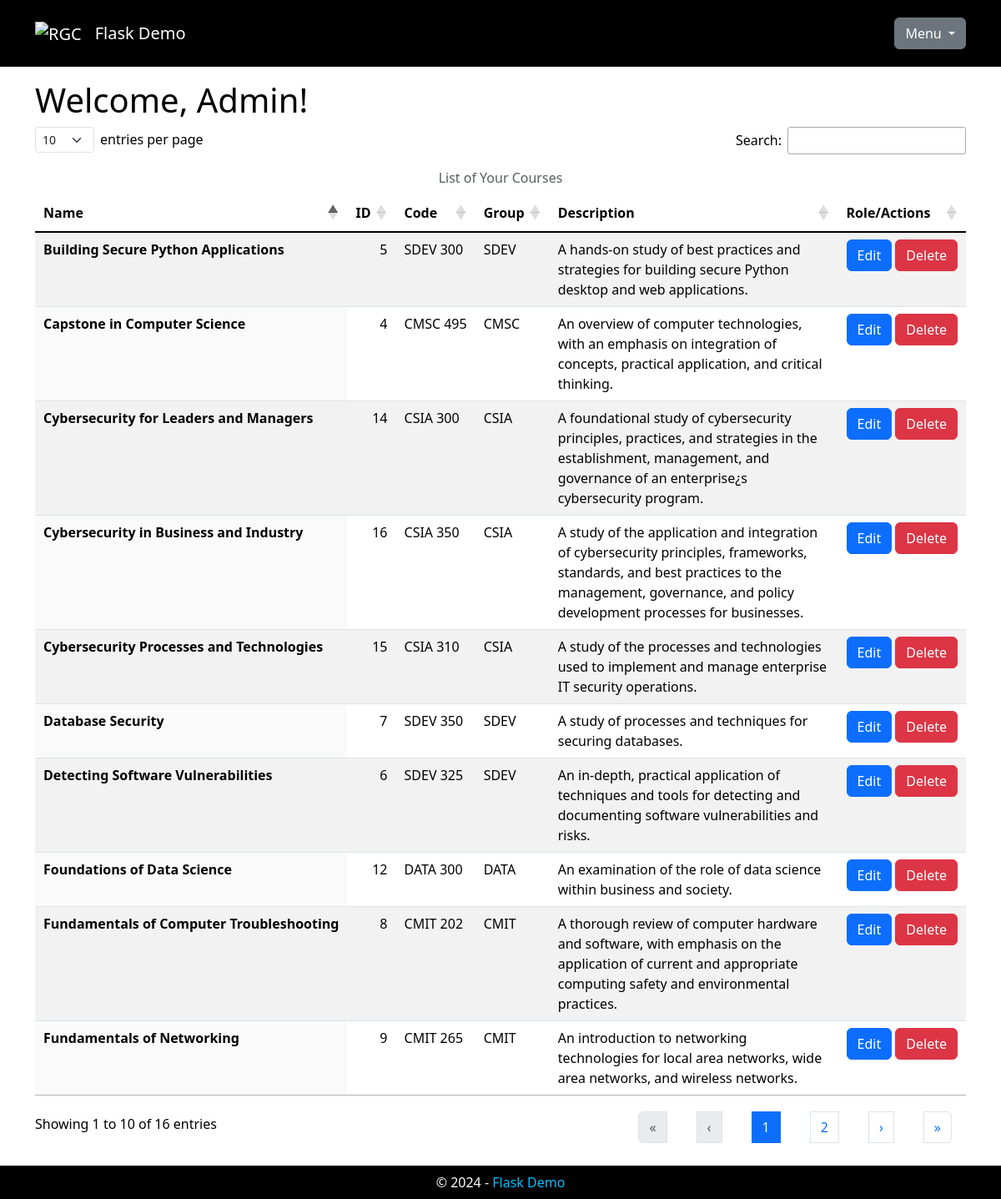
Page /index (signed in) on the committed database.
### app/models.py (models this page shows, shortened)
class User(UserMixin, db.Model):
    __tablename__ = 'users'
    user_id: Mapped[int] = mapped_column(primary_key=True)
    username: Mapped[str] = mapped_column(
        String(64), index=True, unique=True)
    user_email: Mapped[Optional[str]] = mapped_column(
        String(128), index=True, unique=True)
    password_hash: Mapped[Optional[str]] = mapped_column(
        String(256))
    associations: Mapped[List['Association']] = relationship(
        back_populates='user')
    def get_id(self):
        return self.user_id

class Course(db.Model):
    __tablename__ = 'courses'
    course_id: Mapped[int] = mapped_column(primary_key=True)
    course_name: Mapped[str] = mapped_column(
        String(64), index=True, )
    course_code: Mapped[str] = mapped_column(
        String(64), index=True)
    course_group: Mapped[Optional[str]] = mapped_column(
        String(64), index=True)
    course_desc: Mapped[Optional[str]] = mapped_column(
        String(256), index=True)
    associations: Mapped[List['Association']] = relationship(
        back_populates='course')

### app/main/main_routes.py (the view)
@bp.route('/')
@bp.route('/index')
@login_required
def index():
    _page_title = 'Flask Demo'
    _user_id = int(current_user.get_id())
    _courses = db.session.query(
        Course.course_id, Course.course_name, Course.course_code,
        Course.course_group, Course.course_desc,
        Role.role_id, Role.role_name).join(
            Association,
            Course.course_id == Association.course_id).join(
                Role, Role.role_id == Association.role_id).filter(
                    Association.user_id == _user_id).all()
    _courses = [_courses] if not isinstance(_courses, list) else _courses
    _html = render_template('main/index.html', page_title=_page_title,
                            courses=_courses)
    return _html

### app/models.py (called while the page is built)
@login.user_loader
def load_user(user_id):
    validate_input('user_id', user_id, int)
    return db.session.get(User, user_id)

### app/templates/main/index.html (shortened to what this page needs)
{% extends "base.html" %}
{% block head %}
{{ super() }}
<link rel="stylesheet" type="text/css" href="{{ url_for('static', filename='css/dataTables.dataTables.min.css') }}">
<link rel="stylesheet" type="text/css" href="{{ url_for('static', filename='css/dataTables.bootstrap5.min.css') }}">
{% endblock %}
{% block content %}
{% if current_user.is_anonymous %}
<h1>Welcome!</h1>
<p>You should log in.</p>
{% else %}
<h1>Welcome, {{ current_user.username }}!</h1>
<table id="data-table" class="table table-striped display caption-top">
  <caption class="text-center">List of Your Courses</caption>
  <thead>
    <tr>
      <th scope="col">Name</th>
      <th scope="col">ID</th>
      <th scope="col">Code</th>
      <th scope="col">Group</th>
      <th scope="col">Description</th>
      <th scope="col">Role/Actions</th>
    </tr>
  </thead>
  <tbody class="table-group-divider">
    {% for course in courses %}
    <tr>
      <th scope="row" class="text-nowrap">{{ course.course_name }}</th>
      <td class="text-nowrap">{{ course.course_id }}</td>
      <td class="text-nowrap">{{ course.course_code }}</td>
      <td class="text-nowrap">{{ course.course_group }}</td>
      <td>{{ course.course_desc }}</td>
      {% if (course.role_id | default(0)) <= 2 %}
      <td class="no-sort text-nowrap">
        <a class="btn btn-primary" href="" title="Edit">Edit</a>
        <a class="btn btn-danger" href="" title="Delete">Delete</a>
      </td>
      {% else %}
      <td>{{ course.role_name }}</td>
      {% endif %}
    </tr>
    {% endfor %}
  </tbody>
</table>
{% endif %}
{% endblock %}

### app/static/css/base.css (style rules this page uses)
html { font-family: sans-serif; }
body { margin-top: 10vh !important; }
a { text-decoration: none; }

### rows in the picture
User: username "Admin"
Course: course_name "Capstone in Computer Science", course_id "4", course_code "CMSC 495", course_group "CMSC", course_desc "An overview of computer technologies, with an emphasis on integration of concepts, practical application, and critical thinking."
Course: course_name "Building Secure Python Applications", course_id "5", course_code "SDEV 300", course_group "SDEV", course_desc "A hands-on study of best practices and strategies for building secure Python desktop and web applications."
Course: course_name "Detecting Software Vulnerabilities", course_id "6", course_code "SDEV 325", course_group "SDEV", course_desc "An in-depth, practical application of techniques and tools for detecting and documenting software vulnerabilities and risks."
Course: course_name "Database Security", course_id "7", course_code "SDEV 350", course_group "SDEV", course_desc "A study of processes and techniques for securing databases."
Course: course_name "Fundamentals of Computer Troubleshooting", course_id "8", course_code "CMIT 202", course_group "CMIT", course_desc "A thorough review of computer hardware and software, with emphasis on the application of current and appropriate computing safety and environmental practices."
Course: course_name "Fundamentals of Networking", course_id "9", course_code "CMIT 265", course_group "CMIT", course_desc "An introduction to networking technologies for local area networks, wide area networks, and wireless networks."
Course: course_name "Foundations of Data Science", course_id "12", course_code "DATA 300", course_group "DATA", course_desc "An examination of the role of data science within business and society."
Course: course_name "Cybersecurity for Leaders and Managers", course_id "14", course_code "CSIA 300", course_group "CSIA", course_desc "A foundational study of cybersecurity principles, practices, and strategies in the establishment, management, and governance of an enterprise¿s cybersecurity program."
Course: course_name "Cybersecurity Processes and Technologies", course_id "15", course_code "CSIA 310", course_group "CSIA", course_desc "A study of the processes and technologies used to implement and manage enterprise IT security operations."
Course: course_name "Cybersecurity in Business and Industry", course_id "16", course_code "CSIA 350", course_group "CSIA", course_desc "A study of the application and integration of cybersecurity principles, frameworks, standards, and best practices to the management, governance, and policy development processes for businesses."
